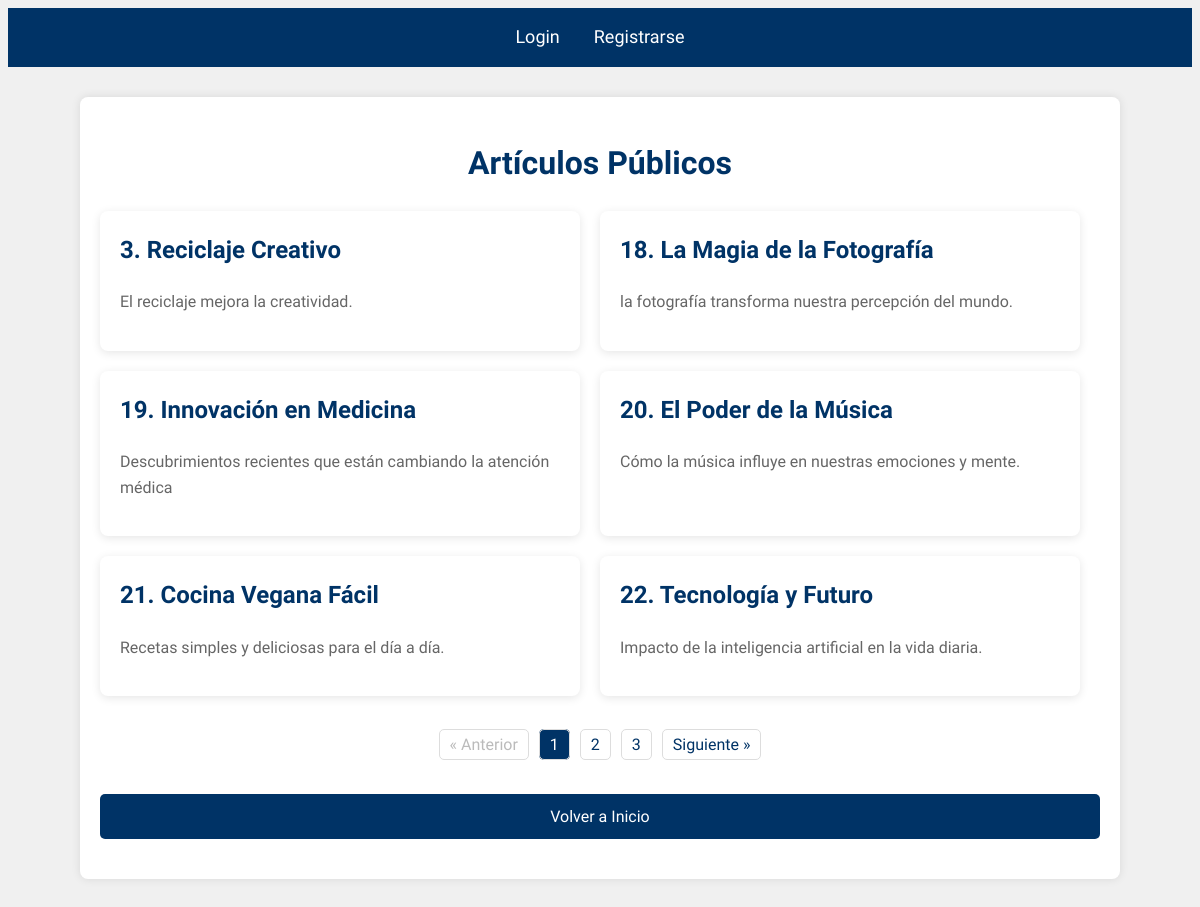
The app's page /Controladores/index.php with its own data.
### tables this page shows
CREATE TABLE `articles` (
  `ID` int(11) NOT NULL,
  `user_id` int(11) NOT NULL,
  `Titol` varchar(40) NOT NULL,
  `Cos` varchar(255) NOT NULL
);

### Controladores/index.php (called while the page is built, shortened)
<?php
require_once '../Modelos/ModeloBD.php';
try {
    $conexion = new ModeloBD();
    $page = isset($_GET['page']) && is_numeric($_GET['page']) ? (int)$_GET['page'] : 1;
    $page = max(1, $page);
    $articles_per_page = 6;
    $offset = ($page - 1) * $articles_per_page;
    $isLoggedIn = isset($_SESSION['user_id']);
    if ($isLoggedIn) {
        $user_id = $_SESSION['user_id'];
        $articles = $conexion->consultarArticulosUsuario($user_id, $articles_per_page, $offset);
        $total_articles = $conexion->contarArticulosUsuario($user_id);
    } else {
        $articles = $conexion->consultarArticulos($articles_per_page, $offset);
        $total_articles = $conexion->contarArticulos();
    }
    $total_pages = max(1, ceil($total_articles / $articles_per_page));
} catch (Exception $e) {
    error_log("Error: " . $e->getMessage());
    echo "<p>Ocurrió un error al intentar cargar los artículos. Por favor, inténtalo más tarde.</p>";
    $articles = [];
    $total_pages = 1;
}
require '../Vistas/index.vista.php';
?>

### Modelos/ModeloBD.php (called while the page is built, shortened)
<?php
class ModeloBD {
    private $pdo;
    public function __construct() {
        $host = 'localhost';
        $dbname = 'pt02_alfonso_delgado';
        $user = 'root';
        $password = '';
        $dsn = "mysql:host=$host;dbname=$dbname;charset=utf8mb4";
        try {
            $this->pdo = new PDO($dsn, $user, $password);
            $this->pdo->setAttribute(PDO::ATTR_ERRMODE, PDO::ERRMODE_EXCEPTION);
        } catch (PDOException $e) {
            throw new Exception("No se pudo conectar a la base de datos. Inténtelo más tarde.");
        }
    }
    public function consultarArticulos($limit, $offset) {
        $sql = "SELECT * FROM articles LIMIT :limit OFFSET :offset";
        $stmt = $this->pdo->prepare($sql);
        $stmt->bindValue(':limit', $limit, PDO::PARAM_INT);
        $stmt->bindValue(':offset', $offset, PDO::PARAM_INT);
        $stmt->execute();
        return $stmt->fetchAll(PDO::FETCH_ASSOC);
    }
    public function contarArticulos() {
        $sql = "SELECT COUNT(*) FROM articles";
        $stmt = $this->pdo->query($sql);
        return $stmt->fetchColumn();
    }
}
?>

### Vistas/index.vista.php (the view, shortened to what this page needs)
<!DOCTYPE html>
<html lang="es">
<head>
    <link rel="stylesheet" href="../Estilo/estils.css">
</head>
<body>
<?php
include '../Vistas/navbar.view.php';
?>
<div class="contenidor">
    <h1>Artículos Públicos</h1>
    <section class="article-container">
        <?php if (!empty($articles)): ?>
            <?php foreach ($articles as $article): ?>
                <div class="article-box">
                    <h2><?= htmlspecialchars($article['ID']) ?>. <?= htmlspecialchars($article['Titol']) ?></h2>
                    <p><?= htmlspecialchars($article['Cos']) ?></p>
                </div>
            <?php endforeach; ?>
        <?php else: ?>
            <p>No hay artículos disponibles.</p>
        <?php endif; ?>
    </section>
    <section class="paginacio">
        <ul>
            <?php if ($page > 1): ?>
                <li><a href="?page=<?= $page - 1 ?>">&laquo; Anterior</a></li>
            <?php else: ?>
                <li class="disabled"><a href="#">&laquo; Anterior</a></li>
            <?php endif; ?>
            <?php for ($i = 1; $i <= $total_pages; $i++): ?>
                <li class="<?= ($page == $i) ? 'active' : '' ?>"><a href="?page=<?= $i ?>"><?= $i ?></a></li>
            <?php endfor; ?>
            <?php if ($page < $total_pages): ?>
                <li><a href="?page=<?= $page + 1 ?>">Siguiente &raquo;</a></li>
            <?php else: ?>
                <li class="disabled"><a href="#">Siguiente &raquo;</a></li>
            <?php endif; ?>
        </ul>
    </section>
    <a class="back-button" href="../Controladores/index.php">Volver a Inicio</a>
</div>
</body>
</html>

### Vistas/navbar.view.php (shortened to what this page needs)
<!DOCTYPE html>
<html lang="es">
<head>
    <link rel="stylesheet" href="../Estilo/estils.css">
</head>
<body>
    <nav class="navbar">
        <div class="navbar-container">
            <div class="nav-links">
                <?php if (isset($_SESSION['user_id'])): ?>
                    <a href="../Controladores/logout.php">Logout</a>
                <?php else: ?>
                    <a href="../Controladores/login.php">Login</a>
                    <a href="../Controladores/signup.php">Registrarse</a>
                <?php endif; ?>
            </div>
        </div>
    </nav>
</body>
</html>

### Estilo/estils.css (style rules this page uses)
body { font-family: 'Open Sans Condensed', sans-serif; background-color: #f0f0f0; color: #333; line-height: 1.6; }
.contenidor { max-width: 1000px; margin: 30px auto; padding: 20px; background: #fff; border-radius: 8px; box-shadow: 0 0 10px rgba(0, 0, 0, 0.1); }
h1 { text-align: center; color: #003366; }
.article-container { display: flex; flex-wrap: wrap; gap: 20px; }
.article-box { background: #ffffff; border-radius: 8px; box-shadow: 0px 2px 10px rgba(0, 0, 0, 0.1); width: calc(50% - 20px); padding: 20px; box-sizing: border-box; }
.article-box h2 { margin-top: 0; color: #003366; }
.article-box p { color: #666; }
.paginacio { text-align: center; margin-top: 20px; }
.paginacio ul { display: inline-flex; list-style-type: none; padding: 0; }
.paginacio li { margin: 0 5px; }
.paginacio a { text-decoration: none; color: #003366; padding: 5px 10px; border: 1px solid #ddd; border-radius: 5px; transition: background-color 0.3s, color 0.3s; }
.paginacio .active a { background-color: #003366; color: #fff; cursor: default; }
.paginacio .disabled a { color: #bbb; cursor: not-allowed; }
.back-button { display: block; text-align: center; margin: 20px auto; padding: 10px 20px; text-decoration: none; color: #fff; background-color: #003366; border-radius: 5px; transition: background-color 0.3s; }
.navbar { background-color: #003366; padding: 10px 0; position: sticky; top: 0; width: 100%; z-index: 1000; }
.navbar { background-color: #003366; padding: 15px 0; text-align: center; }
.nav-links { display: inline-block; }
.nav-links a { color: #ffffff; text-decoration: none; font-size: 18px; margin: 0 15px; transition: color 0.3s; }

### records on screen
articles: ID "3", Titol "Reciclaje Creativo", Cos "El reciclaje mejora la creatividad."
articles: ID "18", Titol "La Magia de la Fotografía", Cos "la fotografía transforma nuestra percepción del mundo."
articles: ID "19", Titol "Innovación en Medicina", Cos "Descubrimientos recientes que están cambiando la atención médica"
articles: ID "20", Titol "El Poder de la Música", Cos "Cómo la música influye en nuestras emociones y mente."
articles: ID "21", Titol "Cocina Vegana Fácil", Cos "Recetas simples y deliciosas para el día a día."
articles: ID "22", Titol "Tecnología y Futuro", Cos "Impacto de la inteligencia artificial en la vida diaria."
